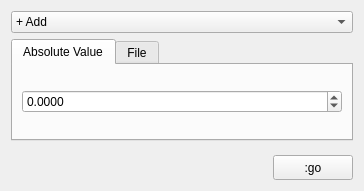
<?xml version="1.0" encoding="UTF-8"?>
<ui version="4.0">
 <class>FormArithmetic</class>
 <widget class="QWidget" name="FormArithmetic">
  <property name="geometry">
   <rect>
    <x>0</x>
    <y>0</y>
    <width>364</width>
    <height>191</height>
   </rect>
  </property>
  <property name="windowTitle">
   <string>Arithmetic</string>
  </property>
  <layout class="QGridLayout" name="gridLayout_4">
   <item row="0" column="0">
    <widget class="QComboBox" name="comboOperation">
     <item>
      <property name="text">
       <string>+ Add</string>
      </property>
     </item>
     <item>
      <property name="text">
       <string>- Subtract</string>
      </property>
     </item>
     <item>
      <property name="text">
       <string>* Multiply</string>
      </property>
     </item>
     <item>
      <property name="text">
       <string>/ Divide</string>
      </property>
     </item>
     <item>
      <property name="text">
       <string>^ Power</string>
      </property>
     </item>
     <item>
      <property name="text">
       <string>% Mod</string>
      </property>
     </item>
    </widget>
   </item>
   <item row="1" column="0">
    <widget class="QTabWidget" name="tabWidget">
     <property name="minimumSize">
      <size>
       <width>0</width>
       <height>102</height>
      </size>
     </property>
     <property name="maximumSize">
      <size>
       <width>16777215</width>
       <height>102</height>
      </size>
     </property>
     <property name="currentIndex">
      <number>0</number>
     </property>
     <widget class="QWidget" name="tab">
      <attribute name="title">
       <string>Absolute Value</string>
      </attribute>
      <layout class="QGridLayout" name="gridLayout_3">
       <item row="0" column="0">
        <widget class="QDoubleSpinBox" name="doubleSpinBoxValue">
         <property name="decimals">
          <number>4</number>
         </property>
         <property name="minimum">
          <double>-999999999999999949387135297074018866963645011013410073083904.000000000000000</double>
         </property>
         <property name="maximum">
          <double>999999999999999949387135297074018866963645011013410073083904.000000000000000</double>
         </property>
        </widget>
       </item>
      </layout>
     </widget>
     <widget class="QWidget" name="tab_2">
      <attribute name="title">
       <string>File</string>
      </attribute>
      <layout class="QGridLayout" name="gridLayout_2">
       <item row="0" column="0" colspan="2">
        <widget class="QLabel" name="labelFile">
         <property name="text">
          <string/>
         </property>
        </widget>
       </item>
       <item row="1" column="0">
        <spacer name="horizontalSpacer_2">
         <property name="orientation">
          <enum>Qt::Horizontal</enum>
         </property>
         <property name="sizeHint" stdset="0">
          <size>
           <width>235</width>
           <height>20</height>
          </size>
         </property>
        </spacer>
       </item>
       <item row="1" column="1">
        <widget class="QPushButton" name="pushButtonGetFile">
         <property name="text">
          <string>Open...</string>
         </property>
        </widget>
       </item>
      </layout>
     </widget>
    </widget>
   </item>
   <item row="2" column="0">
    <spacer name="verticalSpacer">
     <property name="orientation">
      <enum>Qt::Vertical</enum>
     </property>
     <property name="sizeHint" stdset="0">
      <size>
       <width>20</width>
       <height>0</height>
      </size>
     </property>
    </spacer>
   </item>
   <item row="3" column="0">
    <layout class="QGridLayout" name="gridLayout">
     <item row="0" column="0">
      <spacer name="horizontalSpacer">
       <property name="orientation">
        <enum>Qt::Horizontal</enum>
       </property>
       <property name="sizeHint" stdset="0">
        <size>
         <width>268</width>
         <height>20</height>
        </size>
       </property>
      </spacer>
     </item>
     <item row="0" column="1">
      <widget class="QPushButton" name="pushButtonGO">
       <property name="minimumSize">
        <size>
         <width>80</width>
         <height>25</height>
        </size>
       </property>
       <property name="maximumSize">
        <size>
         <width>80</width>
         <height>25</height>
        </size>
       </property>
       <property name="text">
        <string>:go</string>
       </property>
      </widget>
     </item>
    </layout>
   </item>
  </layout>
 </widget>
 <resources/>
 <connections/>
</ui>
